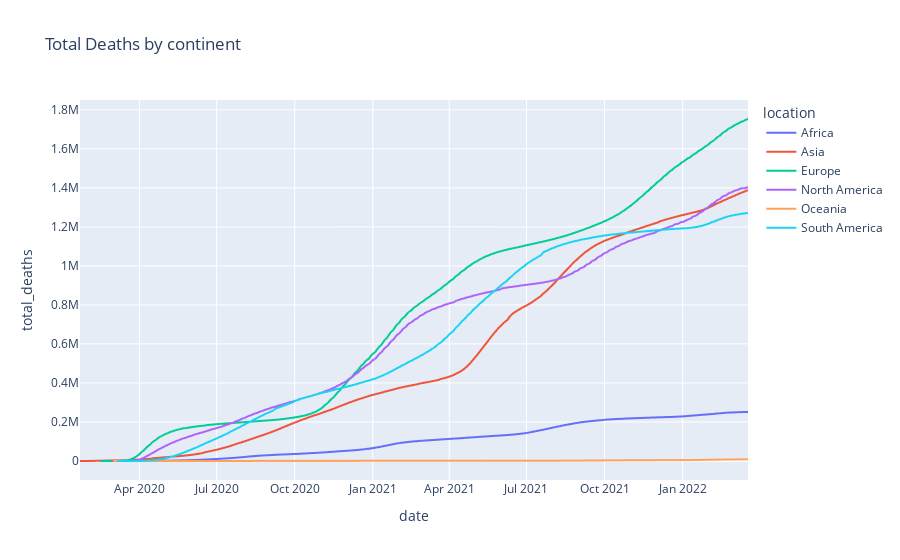

Notebook code cell kept with this figure:
### Markdown cell above
Total Deaths by continent

### Code cell
px.line(continent_data, y="total_deaths", color="location", title="Total Deaths by continent")

### Figure 1 — Plotly figure (JSON) as saved in the notebook; plotly's stock layout.template omitted (floating-point values rounded to 4 significant figures; data arrays with more than 128 entries replaced by an {"elided": "..."} marker saying what was removed)
{"data": [{"hovertemplate": "location=Africa<br>date=%{x}<br>total_deaths=%{y}<extra></extra>", "legendgroup": "Africa", "line": {"color": "#636efa", "dash": "solid"}, "marker": {"symbol": "circle"}, "mode": "lines", "name": "Africa", "showlegend": true, "type": "scattergl", "x": {"elided": "766 str values"}, "xaxis": "x", "y": {"elided": "766 int values"}, "yaxis": "y"}, {"hovertemplate": "location=Asia<br>date=%{x}<br>total_deaths=%{y}<extra></extra>", "legendgroup": "Asia", "line": {"color": "#EF553B", "dash": "solid"}, "marker": {"symbol": "circle"}, "mode": "lines", "name": "Asia", "showlegend": true, "type": "scattergl", "x": {"elided": "788 str values"}, "xaxis": "x", "y": {"elided": "788 int values"}, "yaxis": "y"}, {"hovertemplate": "location=Europe<br>date=%{x}<br>total_deaths=%{y}<extra></extra>", "legendgroup": "Europe", "line": {"color": "#00cc96", "dash": "solid"}, "marker": {"symbol": "circle"}, "mode": "lines", "name": "Europe", "showlegend": true, "type": "scattergl", "x": {"elided": "787 str values"}, "xaxis": "x", "y": {"elided": "787 int values"}, "yaxis": "y"}, {"hovertemplate": "location=North America<br>date=%{x}<br>total_deaths=%{y}<extra></extra>", "legendgroup": "North America", "line": {"color": "#ab63fa", "dash": "solid"}, "marker": {"symbol": "circle"}, "mode": "lines", "name": "North America", "showlegend": true, "type": "scattergl", "x": {"elided": "788 str values"}, "xaxis": "x", "y": {"elided": "788 int values"}, "yaxis": "y"}, {"hovertemplate": "location=Oceania<br>date=%{x}<br>total_deaths=%{y}<extra></extra>", "legendgroup": "Oceania", "line": {"color": "#FFA15A", "dash": "solid"}, "marker": {"symbol": "circle"}, "mode": "lines", "name": "Oceania", "showlegend": true, "type": "scattergl", "x": {"elided": "785 str values"}, "xaxis": "x", "y": {"elided": "785 int values"}, "yaxis": "y"}, {"hovertemplate": "location=South America<br>date=%{x}<br>total_deaths=%{y}<extra></extra>", "legendgroup": "South America", "line": {"color": "#19d3f3", "dash": "solid"}, "marker": {"symbol": "circle"}, "mode": "lines", "name": "South America", "showlegend": true, "type": "scattergl", "x": {"elided": "757 str values"}, "xaxis": "x", "y": {"elided": "757 int values"}, "yaxis": "y"}], "layout": {"legend": {"title": {"text": "location"}, "tracegroupgap": 0}, "title": {"text": "Total Deaths by continent"}, "xaxis": {"anchor": "y", "domain": [0, 1], "title": {"text": "date"}}, "yaxis": {"anchor": "x", "domain": [0, 1], "title": {"text": "total_deaths"}}}}
